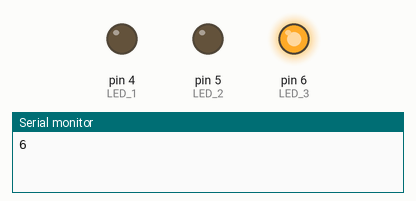
A sketch run on a simulated Arduino Uno, built with avr-gcc and run on an emulated ATmega328P. Parts: output pins drawn as LEDs (lit = HIGH), the last lines printed to the serial monitor. Random numbers use the default seed unless the sketch sets one.

Above: at 0.1 s.
At 21.5 s:
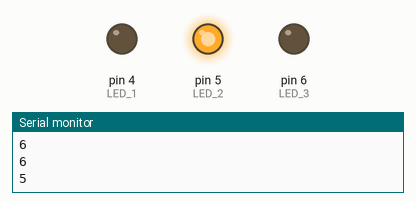
At 38.8 s:
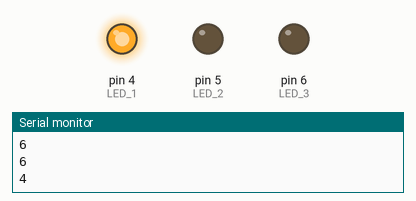
Timing chart, 0 to 40.0 s (numbered marks = the images above):
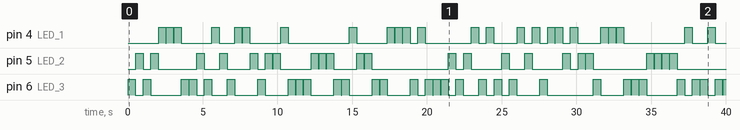

Measured:
- by itself, pin 5 (LED_2): LOW → HIGH at 0.51 s, → LOW 0.50 s later, → HIGH 0.52 s later, → LOW 0.50 s later, … (46 changes in this stretch)
- by itself, pin 6 (LED_3): LOW → HIGH at 0.00 s, → LOW 0.50 s later, → HIGH 0.52 s later, → LOW 0.50 s later, … (63 changes in this stretch)

The sketch:

random.ino
```cpp
int LED_1 = 4;
int LED_2 = 5;
int LED_3 = 6;

long count;

void setup() {
 Serial.begin(9600);

pinMode(LED_1,OUTPUT);
pinMode(LED_2,OUTPUT);
pinMode(LED_3,OUTPUT);

randomSeed(analogRead(0));
}

void loop() {
count = random(4,7);
  Serial.println(count);
  digitalWrite(count,HIGH);
  delay(500);
  digitalWrite(count,LOW);
  delay(10);

}
```
